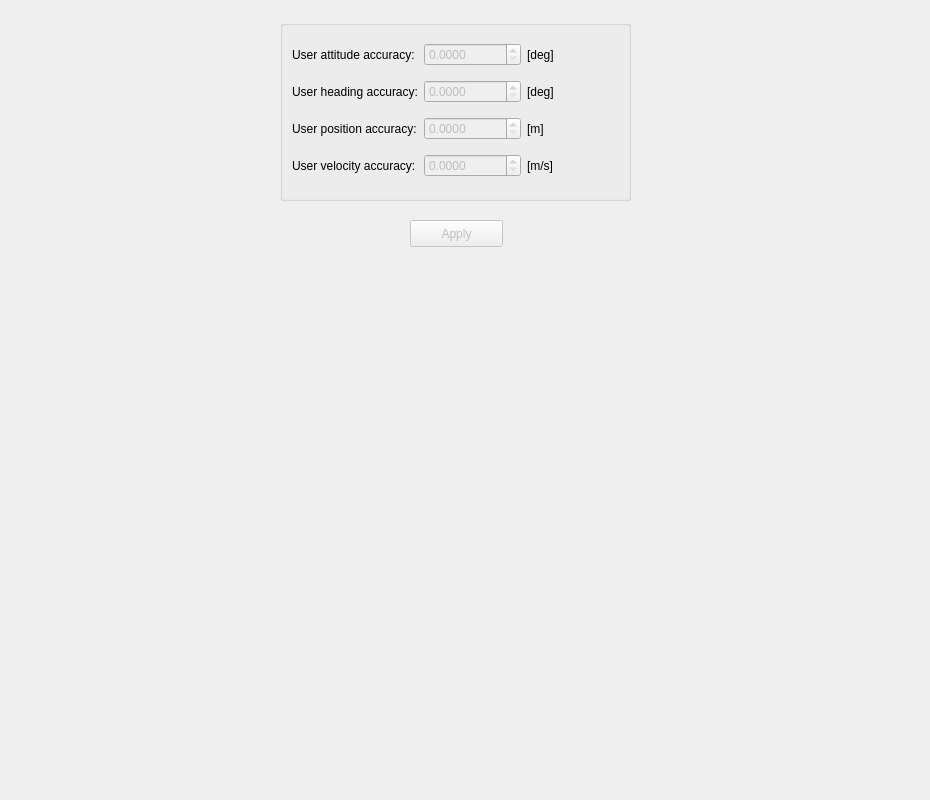
<?xml version="1.0" encoding="UTF-8"?>
<ui version="4.0">
 <class>AccuracyControl</class>
 <widget class="QWidget" name="AccuracyControl">
  <property name="geometry">
   <rect>
    <x>0</x>
    <y>0</y>
    <width>930</width>
    <height>800</height>
   </rect>
  </property>
  <property name="windowTitle">
   <string>Form</string>
  </property>
  <widget class="QGroupBox" name="groupBox_6">
   <property name="geometry">
    <rect>
     <x>280</x>
     <y>20</y>
     <width>351</width>
     <height>181</height>
    </rect>
   </property>
   <property name="title">
    <string/>
   </property>
   <layout class="QGridLayout" name="gridLayout">
    <item row="3" column="0">
     <widget class="QLabel" name="label_9">
      <property name="text">
       <string>User velocity accuracy:</string>
      </property>
     </widget>
    </item>
    <item row="3" column="1">
     <widget class="QDoubleSpinBox" name="velAccSpinBox">
      <property name="enabled">
       <bool>false</bool>
      </property>
      <property name="decimals">
       <number>4</number>
      </property>
      <property name="maximum">
       <double>1000000.000000000000000</double>
      </property>
      <property name="singleStep">
       <double>0.100000000000000</double>
      </property>
     </widget>
    </item>
    <item row="2" column="0">
     <widget class="QLabel" name="label_10">
      <property name="text">
       <string>User position accuracy:</string>
      </property>
     </widget>
    </item>
    <item row="2" column="1">
     <widget class="QDoubleSpinBox" name="posAccSpinBox">
      <property name="enabled">
       <bool>false</bool>
      </property>
      <property name="decimals">
       <number>4</number>
      </property>
      <property name="maximum">
       <double>1000000.000000000000000</double>
      </property>
      <property name="singleStep">
       <double>0.100000000000000</double>
      </property>
     </widget>
    </item>
    <item row="1" column="0">
     <widget class="QLabel" name="label_11">
      <property name="text">
       <string>User heading accuracy:</string>
      </property>
     </widget>
    </item>
    <item row="1" column="1">
     <widget class="QDoubleSpinBox" name="headingAccSpinBox">
      <property name="enabled">
       <bool>false</bool>
      </property>
      <property name="decimals">
       <number>4</number>
      </property>
      <property name="maximum">
       <double>1000000.000000000000000</double>
      </property>
      <property name="singleStep">
       <double>0.100000000000000</double>
      </property>
     </widget>
    </item>
    <item row="0" column="0">
     <widget class="QLabel" name="label_12">
      <property name="text">
       <string>User attitude accuracy:</string>
      </property>
     </widget>
    </item>
    <item row="0" column="1">
     <widget class="QDoubleSpinBox" name="attAccSpinBox">
      <property name="enabled">
       <bool>false</bool>
      </property>
      <property name="buttonSymbols">
       <enum>QAbstractSpinBox::UpDownArrows</enum>
      </property>
      <property name="decimals">
       <number>4</number>
      </property>
      <property name="maximum">
       <double>1000000.000000000000000</double>
      </property>
      <property name="singleStep">
       <double>0.100000000000000</double>
      </property>
     </widget>
    </item>
    <item row="1" column="2">
     <widget class="QLabel" name="label_14">
      <property name="text">
       <string>[deg]</string>
      </property>
     </widget>
    </item>
    <item row="2" column="2">
     <widget class="QLabel" name="label_15">
      <property name="text">
       <string>[m]</string>
      </property>
     </widget>
    </item>
    <item row="0" column="2">
     <widget class="QLabel" name="label_13">
      <property name="text">
       <string>[deg]</string>
      </property>
     </widget>
    </item>
    <item row="3" column="2">
     <widget class="QLabel" name="label_16">
      <property name="text">
       <string>[m/s]</string>
      </property>
     </widget>
    </item>
   </layout>
  </widget>
  <widget class="QPushButton" name="applyButton">
   <property name="enabled">
    <bool>false</bool>
   </property>
   <property name="geometry">
    <rect>
     <x>410</x>
     <y>220</y>
     <width>93</width>
     <height>27</height>
    </rect>
   </property>
   <property name="text">
    <string>Apply</string>
   </property>
  </widget>
 </widget>
 <resources/>
 <connections>
  <connection>
   <sender>applyButton</sender>
   <signal>pressed()</signal>
   <receiver>AccuracyControl</receiver>
   <slot>applyPressed()</slot>
   <hints>
    <hint type="sourcelabel">
     <x>416</x>
     <y>483</y>
    </hint>
    <hint type="destinationlabel">
     <x>464</x>
     <y>399</y>
    </hint>
   </hints>
  </connection>
 </connections>
 <slots>
  <slot>applyPressed()</slot>
 </slots>
</ui>
